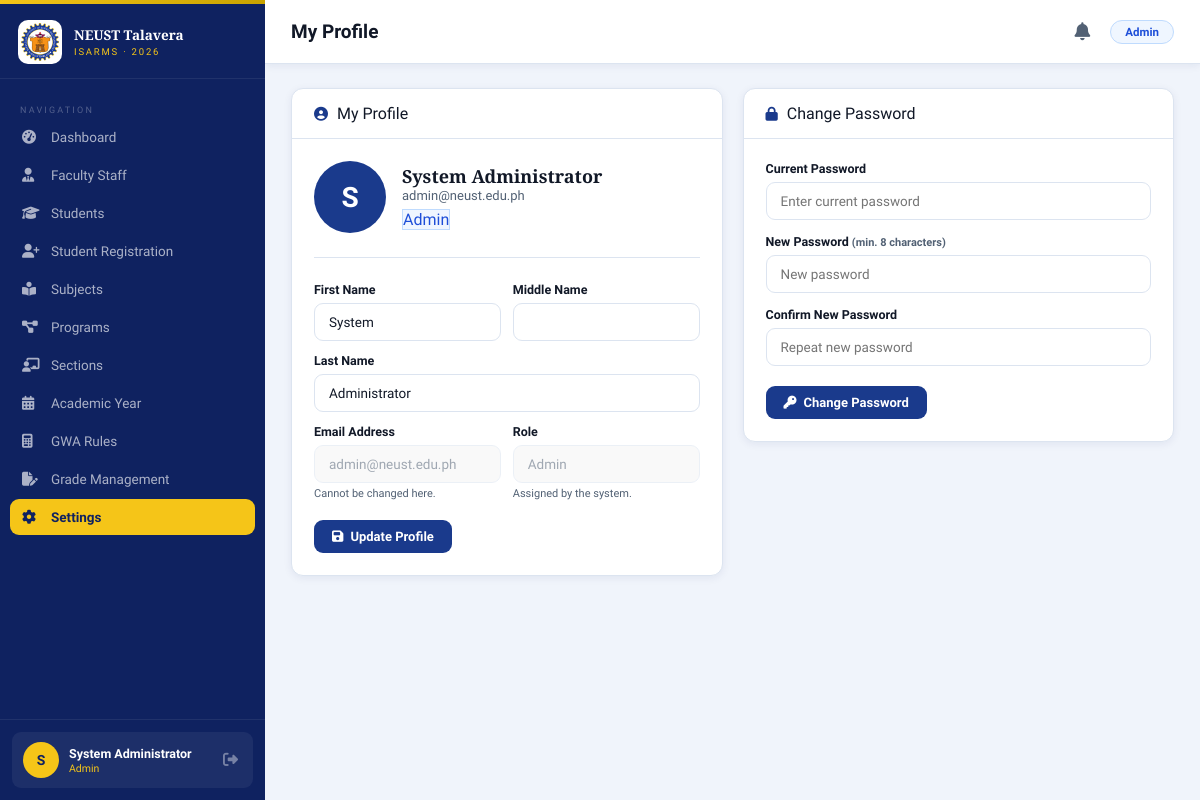
The page /modules/admin/settings.php (signed in) on the database its author committed.
### tables this page shows
CREATE TABLE `users` (
  `userID` int(11) NOT NULL,
  `fName` varchar(60) NOT NULL,
  `mName` varchar(60) DEFAULT NULL,
  `lName` varchar(60) NOT NULL,
  `extName` varchar(10) DEFAULT NULL COMMENT 'Jr., Sr., III',
  `email` varchar(120) NOT NULL,
  `password` varchar(255) NOT NULL COMMENT 'bcrypt hashed',
  `roleName` enum('Admin','Teacher','Registrar','Student') NOT NULL,
  `profilePic` varchar(255) DEFAULT NULL,
  `programID` int(11) DEFAULT NULL COMMENT 'For teachers only',
  `isActive` tinyint(1) NOT NULL DEFAULT 1,
  `lastLogin` timestamp NULL DEFAULT NULL,
  `dateCreated` timestamp NOT NULL DEFAULT current_timestamp(),
  `dateDeleted` timestamp NULL DEFAULT NULL
);

### includes/functions.php (called while the page is built, shortened)
<?php
require_once __DIR__ . '/config.php';
function isLoggedIn(): bool {
    return true;
}
function getCurrentUser(): ?array {
    return [
        'id'    => $_SESSION['user_id'],
        'name'  => $_SESSION['full_name'],
        'role'  => $_SESSION['role'],
        'email' => $_SESSION['email'],
        'pic'   => $_SESSION['profile_pic'] ?? null,
    ];
}
function fullName(array $person): string {
    $name = $person['fName'];
    $name .= ' ' . $person['lName'];
    return $name;
}

### includes/config.php (called while the page is built, shortened)
<?php
class Database {
    private static ?Database $instance = null;
    private PDO $pdo;
    private function __construct() {
        $dsn = "mysql:host=" . DB_HOST . ";port=" . DB_PORT . ";dbname=" . DB_NAME . ";charset=" . DB_CHARSET;
        $options = [
            PDO::ATTR_ERRMODE            => PDO::ERRMODE_EXCEPTION,
            PDO::ATTR_DEFAULT_FETCH_MODE => PDO::FETCH_ASSOC,
            PDO::ATTR_EMULATE_PREPARES   => false,
        ];
        try {
            $this->pdo = new PDO($dsn, DB_USER, DB_PASS, $options);
        } catch (PDOException $e) {
            error_log("DB Connection Error: " . $e->getMessage());
            die(json_encode(['success' => false, 'message' => 'Database connection failed.']));
        }
    }
    public static function getInstance(): Database {
        if (self::$instance === null) {
            self::$instance = new Database();
        }
        return self::$instance;
    }
    public function query(string $sql, array $params = []): PDOStatement {
        $stmt = $this->pdo->prepare($sql);
        $stmt->execute($params);
        return $stmt;
    }
    public function fetchOne(string $sql, array $params = []): ?array {
        $row = $this->query($sql, $params)->fetch();
        return $row ?: null;
    }
}

### modules/admin/settings.php (the view, shortened to what this page needs)
<?php
require_once ROOT . '/includes/config.php';
require_once ROOT . '/includes/functions.php';
$db   = Database::getInstance();
$user = getCurrentUser();
$formFName = $formMName = $formLName = null;
$me = $db->fetchOne("SELECT * FROM users WHERE userID=:id",[':id'=>$user['id']]);
$displayFName = $formFName ?? $me['fName'];
$displayMName = $formMName ?? ($me['mName'] ?? '');
$displayLName = $formLName ?? $me['lName'];
$pageTitle = 'My Profile'; $activeMenu = 'settings.php';
require_once ROOT . '/includes/header.php';
?>
<div style="display:grid;grid-template-columns:1fr 1fr;gap:20px;align-items:start;">
  <div class="card">
    <div class="card-header"><div class="card-title"><i class="fas fa-user-circle"></i> My Profile</div></div>
    <div class="card-body">
      <div style="display:flex;align-items:center;gap:16px;margin-bottom:24px;padding-bottom:24px;border-bottom:1px solid var(--border);">
        <div style="width:72px;height:72px;border-radius:50%;background:var(--green);display:flex;align-items:center;justify-content:center;font-size:28px;font-weight:700;color:#fff;flex-shrink:0;">
          <?= strtoupper(substr($me['fName'],0,1)) ?>
        </div>
        <div>
          <div style="font-family:'Playfair Display',serif;font-size:18px;font-weight:700;"><?= htmlspecialchars(fullName($me)) ?></div>
          <div style="font-size:13px;color:var(--text-muted);"><?= htmlspecialchars($me['email']) ?></div>
          <span class="role-badge role-<?= htmlspecialchars($me['roleName']) ?>" style="margin-top:6px;display:inline-block;"><?= htmlspecialchars($me['roleName']) ?></span>
        </div>
      </div>
      <form method="POST">
        <div style="display:grid;grid-template-columns:1fr 1fr;gap:12px;margin-bottom:12px;">
          <div><label class="form-label">First Name</label><input name="fName" class="form-control" value="<?= htmlspecialchars($displayFName) ?>" required/></div>
          <div><label class="form-label">Middle Name</label><input name="mName" class="form-control" value="<?= htmlspecialchars($displayMName) ?>"/></div>
        </div>
        <div style="margin-bottom:12px;">
          <label class="form-label">Last Name</label>
          <input name="lName" class="form-control" value="<?= htmlspecialchars($displayLName) ?>" required/>
        </div>
        <div style="display:grid;grid-template-columns:1fr 1fr;gap:12px;margin-bottom:20px;">
          <div>
            <label class="form-label">Email Address</label>
            <input class="form-control" value="<?= htmlspecialchars($me['email']) ?>" disabled style="background:var(--bg);color:var(--text-muted);"/>
            <div style="font-size:11px;color:var(--text-muted);margin-top:4px;">Cannot be changed here.</div>
          </div>
          <div>
            <label class="form-label">Role</label>
            <input class="form-control" value="<?= htmlspecialchars($me['roleName']) ?>" disabled style="background:var(--bg);color:var(--text-muted);"/>
            <div style="font-size:11px;color:var(--text-muted);margin-top:4px;">Assigned by the system.</div>
          </div>
        </div>
        <button type="submit" class="btn btn-primary"><i class="fas fa-save"></i> Update Profile</button>
      </form>
    </div>
  </div>
  <div class="card">
    <div class="card-header"><div class="card-title"><i class="fas fa-lock"></i> Change Password</div></div>
    <div class="card-body">
      <form method="POST">
        <div style="margin-bottom:14px;">
          <label class="form-label">Current Password</label>
          <input name="current_password" type="password" class="form-control" required placeholder="Enter current password"/>
        </div>
        <div style="margin-bottom:14px;">
          <label class="form-label">New Password <span style="font-size:11px;color:var(--text-muted);">(min. 8 characters)</span></label>
          <input name="new_password" type="password" class="form-control" required placeholder="New password" minlength="8"/>
        </div>
        <div style="margin-bottom:20px;">
          <label class="form-label">Confirm New Password</label>
          <input name="confirm_password" type="password" class="form-control" required placeholder="Repeat new password"/>
        </div>
        <button type="submit" class="btn btn-primary"><i class="fas fa-key"></i> Change Password</button>
      </form>
    </div>
  </div>
</div>
<?php require_once ROOT . '/includes/footer.php'; ?>

### includes/header.php (shortened to what this page needs)
<?php
$user     = getCurrentUser();
$role     = $user['role'] ?? '';
$initials = strtoupper(substr($user['name'] ?? 'U', 0, 1));
$navLinks = [];
switch ($role) {
    case 'Admin':
        $navLinks = [
            ['icon'=>'fa-gauge-high',         'label'=>'Dashboard',              'href'=>'dashboard.php'],
            ['icon'=>'fa-user-tie',           'label'=>'Faculty Staff',          'href'=>'users.php'],
            ['icon'=>'fa-graduation-cap',     'label'=>'Students',               'href'=>'students.php'],
            ['icon'=>'fa-user-plus',          'label'=>'Student Registration',   'href'=>'enrollment.php'],
            ['icon'=>'fa-book-open-reader',   'label'=>'Subjects',               'href'=>'subjects.php'],
            ['icon'=>'fa-diagram-project',    'label'=>'Programs',               'href'=>'programs.php'],
            ['icon'=>'fa-chalkboard-user',    'label'=>'Sections',               'href'=>'sections.php'],
            ['icon'=>'fa-calendar-days',      'label'=>'Academic Year',         'href'=>'acad_years.php'],
            ['icon'=>'fa-calculator',         'label'=>'GWA Rules',             'href'=>'gwa_settings.php'],
            ['icon'=>'fa-file-pen',           'label'=>'Grade Management',      'href'=>'grades.php'],
            ['icon'=>'fa-gear',               'label'=>'Settings',               'href'=>'settings.php'],
        ];
        break;
}
$moduleBase = BASE_URL . 'modules/' . strtolower($role) . '/';
?>
<!DOCTYPE html>
<html lang="en">
<head>
  <link rel="stylesheet" href="https://cdnjs.cloudflare.com/ajax/libs/font-awesome/6.5.0/css/all.min.css"/>
</head>
<body>
<aside class="sidebar" id="sidebar">
  <div class="sidebar-brand">
    <div class="brand-mark">
      <div class="brand-logo">
        <img src="<?= BASE_URL ?>assets/img/neust-logo.png" alt="NEUST"
             onerror="this.style.display='none';this.nextElementSibling.style.display='flex'"/>
      </div>
      <div class="brand-text">
        <div class="bname">NEUST Talavera</div>
        <div class="bsub">ISARMS · <?= date('Y') ?></div>
      </div>
    </div>
  </div>
  <nav class="sidebar-nav">
    <div class="nav-section-label">Navigation</div>
    <?php foreach ($navLinks as $link): ?>
    <a class="nav-item <?= ($activeMenu ?? '') === $link['href'] ? 'active' : '' ?>"
       href="<?= $moduleBase . $link['href'] ?>"
       title="<?= htmlspecialchars($link['label']) ?>"
       aria-label="<?= htmlspecialchars($link['label']) ?>">
      <i class="fas <?= $link['icon'] ?>"></i>
      <?= htmlspecialchars($link['label']) ?>
    </a>
    <?php endforeach; ?>
  </nav>
  <div class="sidebar-footer">
    <div class="user-card">
      <div class="user-avatar">
        <?php if (!empty($user['pic'])): ?>
          <img src="<?= BASE_URL ?>uploads/<?= htmlspecialchars($user['pic']) ?>" alt=""/>
        <?php else: ?>
          <?= $initials ?>
        <?php endif; ?>
      </div>
      <div class="user-info">
        <div class="uname"><?= htmlspecialchars($user['name'] ?? '') ?></div>
        <div class="urole"><?= htmlspecialchars($role) ?></div>
      </div>
      <a class="logout-btn" href="<?= BASE_URL ?>logout.php" title="Sign Out">
        <i class="fas fa-sign-out-alt"></i>
      </a>
    </div>
  </div>
</aside>
<main class="main">
  <div class="topbar">
    <div class="topbar-left">
      <h1><?= htmlspecialchars($pageTitle ?? 'Dashboard') ?></h1>
    </div>
    <div class="topbar-right">
      <div class="notification-menu">
      <button type="button" class="notif-btn" id="notificationButton" title="Notifications" aria-expanded="false">
        <i class="fas fa-bell"></i>
      </button>
      </div>
      <span class="role-chip role-<?= $role ?>"><?= $role ?></span>
    </div>
  </div>
  <div class="page-content">

### rows shown on the page
users: roleName "Admin", fName "S", fullName($me) "System Administrator", email "admin@neust.edu.ph", fName "System", lName "Administrator"

### other values the page prints
$link['label'] "Dashboard"
$link['label'] "Faculty Staff"
$link['label'] "Students"
$link['label'] "Student Registration"
$link['label'] "Subjects"
$link['label'] "Programs"
$link['label'] "Sections"
$link['label'] "Academic Year"
$link['label'] "GWA Rules"
$link['label'] "Grade Management"
$link['label'] "Settings"
$initials "S"
$user['name'] "System Administrator"
$pageTitle "My Profile"
